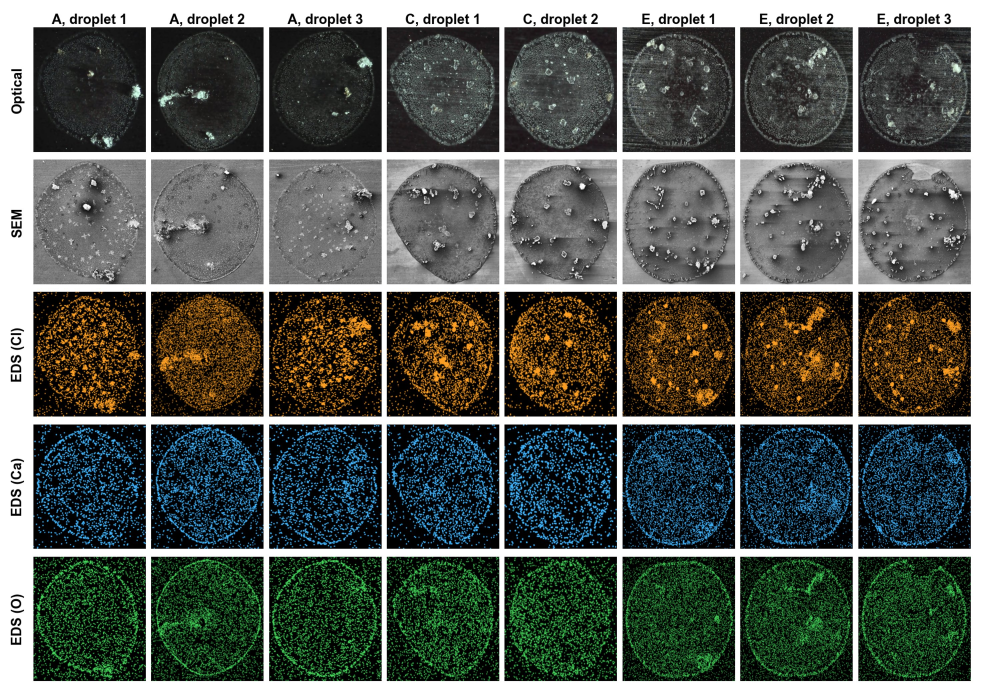
#> input picture assets/data_overview.jpg, 3000 x 2060 px (shown at 1/3 size)
$ python -i complete_cv_analysis.py   (imports and definitions only)   (older library calls are emulated)
#> lines starting #> are read from the running program, lines starting #| are printed output that depends on the picture; after the words box and inside, x2 and y2 are one past the last pixel; in counts of white or black regions, pixels touching at a corner belong together
### experiment/professional_plot_style.py
#!/usr/bin/env python3
"""
Professional plotting style configuration for research publications
"""

import matplotlib.pyplot as plt
import seaborn as sns
import numpy as np

# [130 lines left out: function setup_professional_style, not called in this run]

def get_professional_colors():
    """
    Get a set of professional colors for plotting
    """
    return {
        'primary': '#1f77b4',      # Professional blue
        'secondary': '#ff7f0e',    # Orange
        'tertiary': '#2ca02c',     # Green
        'quaternary': '#d62728',   # Red
        'quinary': '#9467bd',      # Purple
        'senary': '#8c564b',       # Brown
        'neutral': '#7f7f7f',      # Gray
        'highlight': '#17becf',    # Cyan
        'background': '#f0f0f0',   # Light gray
        'grid': '#cccccc',         # Medium gray
        'text': '#333333',         # Dark gray
    }

# [64 lines left out: functions get_colormap_options, style_axis, add_significance_bar, format_pvalue, not called in this run]

### experiment/complete_cv_analysis.py
#!/usr/bin/env python3
"""
Complete Computer Vision Analysis with Mathematical Formulations
"""

import os
import numpy as np
import pandas as pd
import matplotlib.pyplot as plt
import seaborn as sns
from PIL import Image
import cv2
from scipy import stats
from scipy.fftpack import fft2, fftshift
from skimage import feature, measure, filters, morphology, color
from skimage.metrics import structural_similarity as ssim
from sklearn.decomposition import PCA
from sklearn.preprocessing import StandardScaler
import warnings
# [1 line not run here, left out]

# Import professional plotting style
from professional_plot_style import setup_professional_style, style_axis, get_professional_colors

# Set up professional style
# [1 line not run here, left out]
colors = get_professional_colors()

class CompleteComputerVisionAnalyzer:
    def __init__(self):
        self.conditions = ['condition_A', 'condition_B', 'condition_C', 'condition_D',
                          'condition_E', 'condition_F', 'condition_G', 'condition_H', 'condition_I']
        self.corrected_base_path = './corrected_images/'

    # [90 lines left out: functions format_condition_label, format_feature_label, extract_texture_features_glcm, extract_frequency_domain_features, not called in this run]

    def extract_morphological_features(self, image):
        """Extract morphological features"""
        if len(image.shape) == 3:
            gray = color.rgb2gray(image)
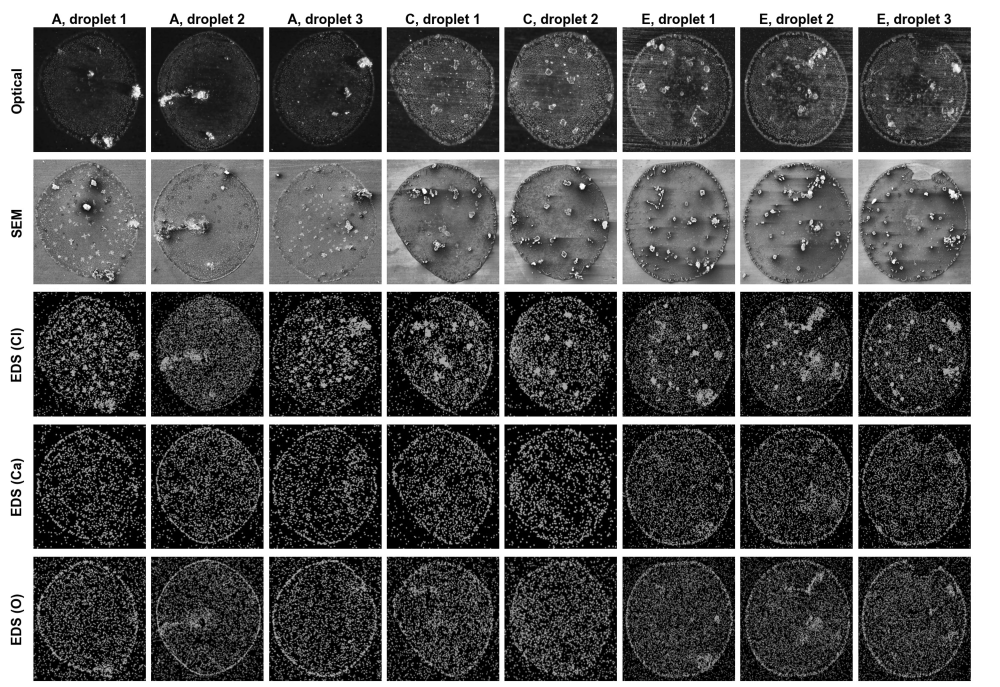
#> gray: shape (2060, 3000) float64 (shown at 1/3 size); min 0, max 1, mean 0.358
        else:
            gray = image

        threshold = filters.threshold_otsu(gray)
#> threshold = 0.541
        binary = gray > threshold
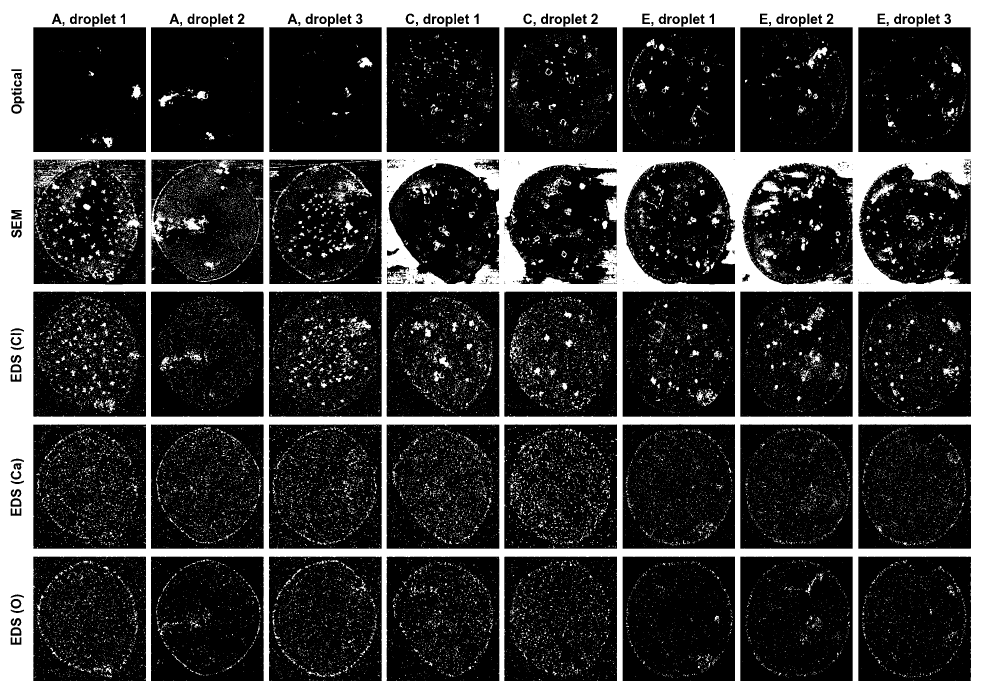
#> binary: shape (2060, 3000) bool (shown at 1/3 size); 24% white; 31695 white regions (29798 under 20 px), largest, box (x1, y1, x2, y2) and area: (0, 0, 3000, 2060) 1245734, (2255, 586, 2338, 648) 1914, (995, 537, 1116, 605) 1753

        disk_small = morphology.disk(3)
        eroded = morphology.erosion(binary, disk_small)
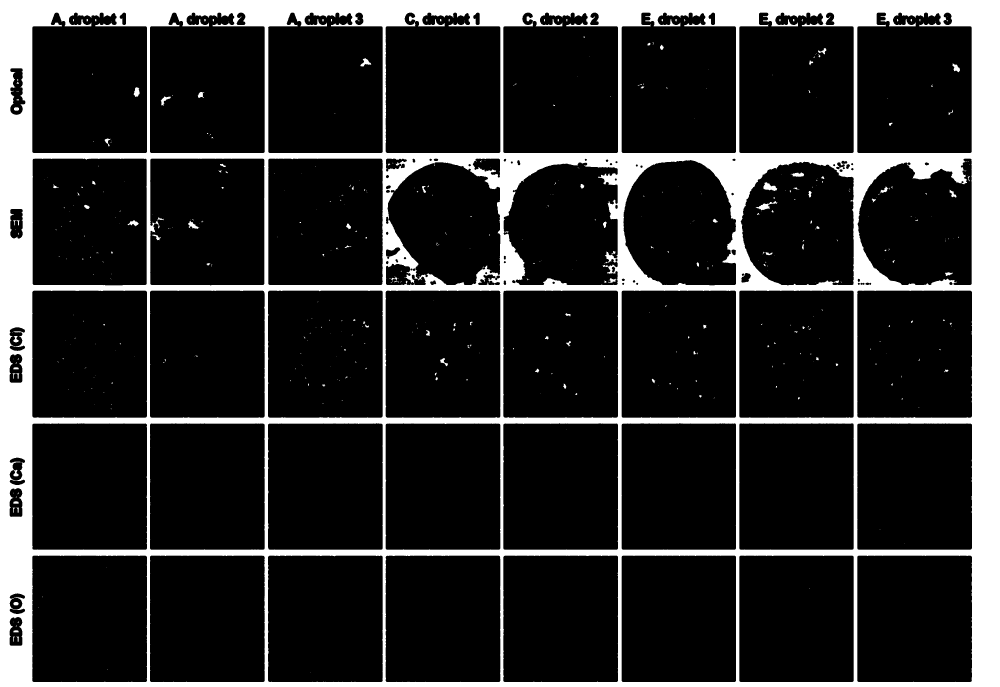
#> eroded: shape (2060, 3000) bool (shown at 1/3 size); 16.7% white; 519 white regions (390 under 20 px), largest, box (x1, y1, x2, y2) and area: (0, 0, 3000, 2060) 1022104, (2290, 547, 2332, 573) 612, (2267, 603, 2333, 632) 579
        dilated = morphology.dilation(binary, disk_small)
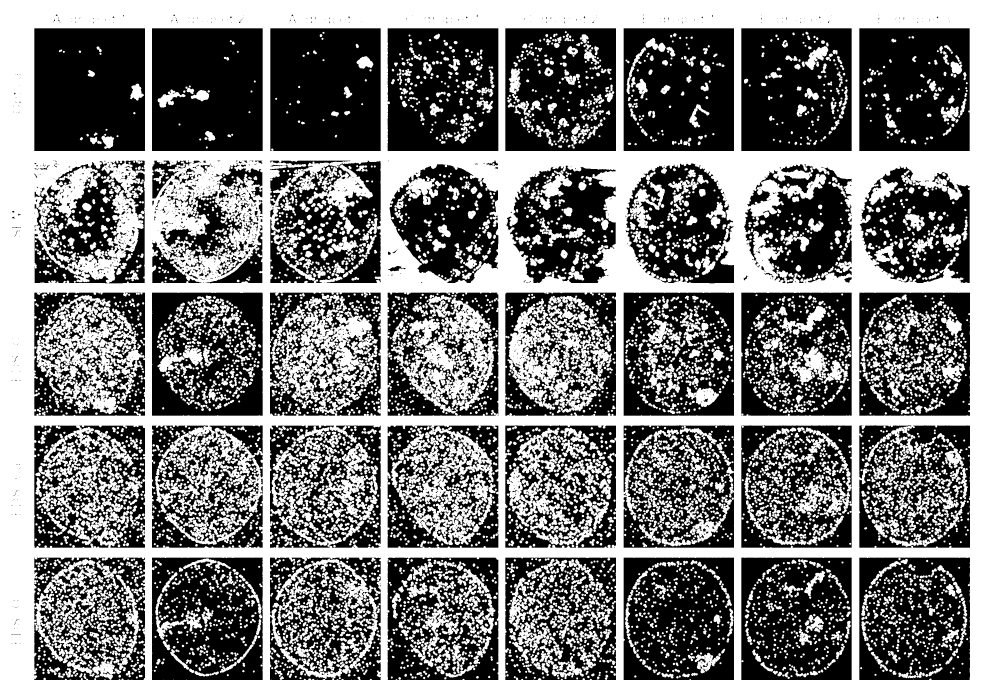
#> dilated: shape (2060, 3000) bool (shown at 1/3 size); 46.6% white; 6265 white regions, largest, box (x1, y1, x2, y2) and area: (0, 0, 3000, 2060) 1831458, (108, 885, 434, 1243) 48023, (1522, 895, 1726, 1230) 26295

        features = {
            'object_area_ratio': np.sum(binary) / binary.size,
            'erosion_area_ratio': np.sum(eroded) / binary.size,
            'dilation_area_ratio': np.sum(dilated) / binary.size,
        }
#> features = {'object_area_ratio': 0.24, 'erosion_area_ratio': 0.167, 'dilation_area_ratio': 0.466}

        labeled = measure.label(binary)
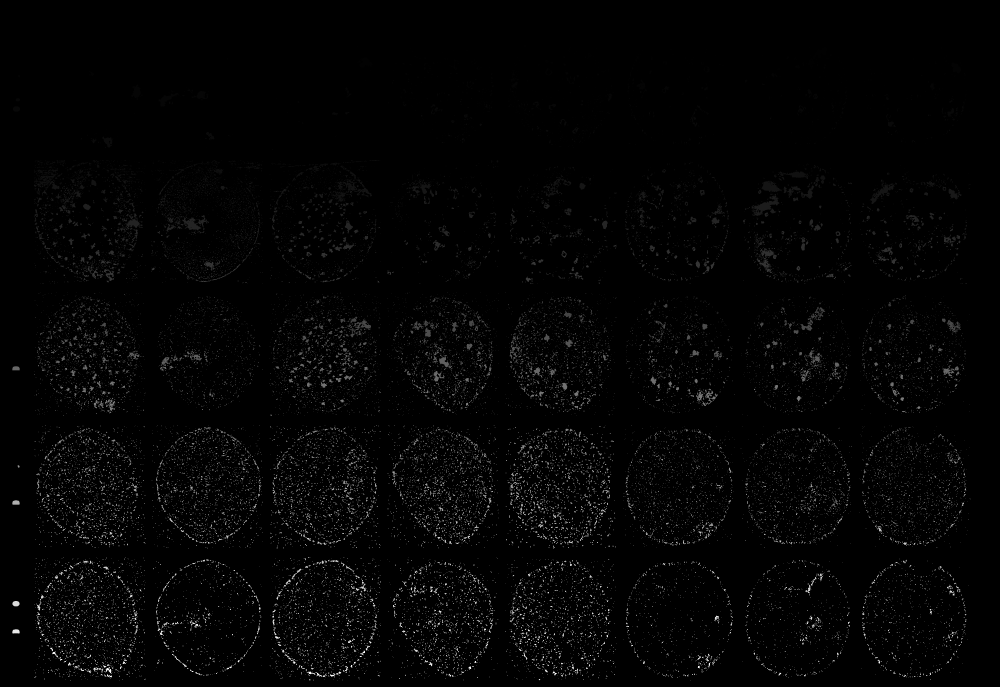
#> labeled: shape (2060, 3000) int32 (shown at 1/3 size); min 0, max 31695, mean 498.7; drawn with min black and max white
        regions = measure.regionprops(labeled)
#> regions = 31695 regions

        if regions:
            areas = [region.area for region in regions]
#> areas = 31695 items
            features.update({
                'num_objects': len(regions),
                'mean_object_area': np.mean(areas),
                'largest_object_area': max(areas),
            })
        else:
            features.update({
                'num_objects': 0,
                'mean_object_area': 0,
                'largest_object_area': 0,
            })

        return features

    # [454 lines left out: functions calculate_structural_similarity, comprehensive_analysis, create_visualizations, not called in this run]

# [5 lines not run here, left out]

>>> import cv2
>>> picture = cv2.cvtColor(cv2.imread('../assets/data_overview.jpg'), cv2.COLOR_BGR2RGB)
>>> result = CompleteComputerVisionAnalyzer().extract_morphological_features(picture)
#> result = {'object_area_ratio': 0.24, 'erosion_area_ratio': 0.167, 'dilation_area_ratio': 0.466, 'num_objects': 31695, 'mean_object_area': 46.88, 'largest_object_area': 1245734}

$ run again, on assets/analysis2.png
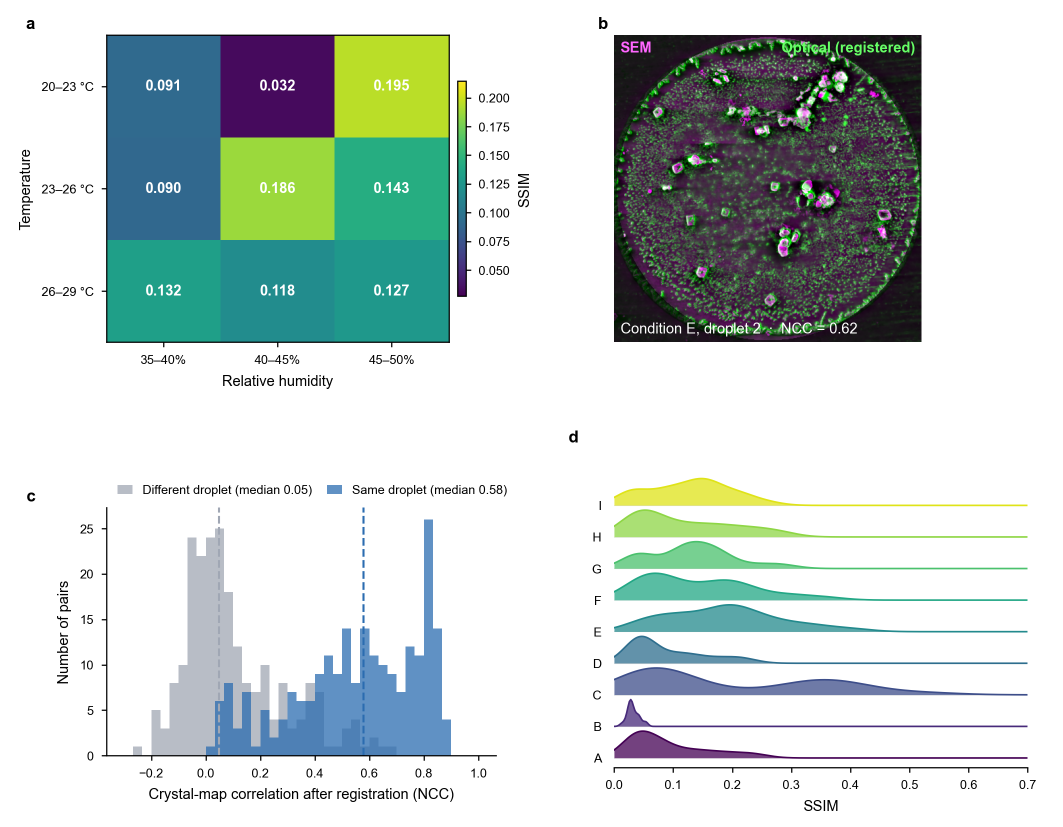
#> input picture assets/analysis2.png, 2125 x 1653 px (shown at 1/2 size)
#> threshold = 0.654
#> in extract_morphological_features, `binary = gray > threshold`:
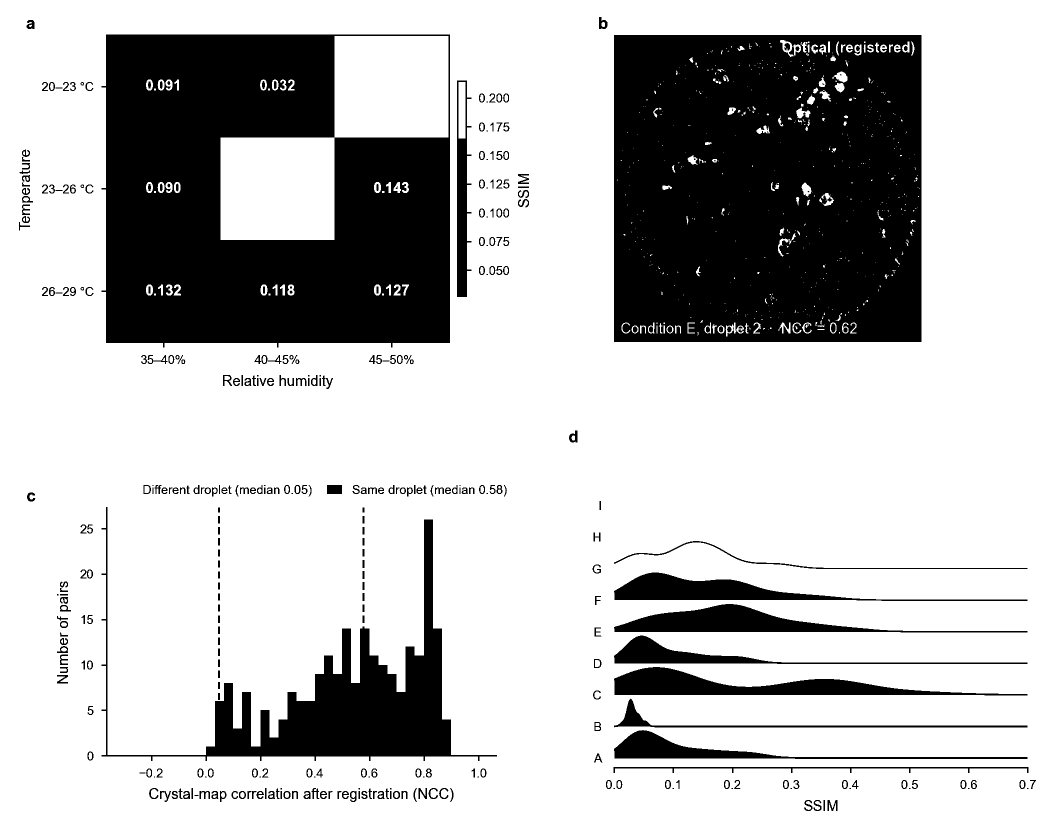
#> binary: shape (1653, 2125) bool (shown at 1/2 size); 74.8% white; 380 black regions (49 under 20 px), largest, box (x1, y1, x2, y2) and area: (1228, 70, 1843, 684) 364663, (203, 69, 900, 695) 326010, (203, 1014, 994, 1522) 77750
#> eroded: shape (1653, 2125) bool; 70.4% white; 114 black regions, largest, box (x1, y1, x2, y2) and area: (1225, 67, 1846, 687) 384285, (200, 66, 903, 698) 344845, (200, 1011, 997, 1525) 92263
#> dilated: shape (1653, 2125) bool; 78.5% white; 59 black regions (40 under 20 px)
#> features = {'object_area_ratio': 0.748, 'erosion_area_ratio': 0.704, 'dilation_area_ratio': 0.785}
#> in extract_morphological_features, `labeled = measure.label(binary)`:
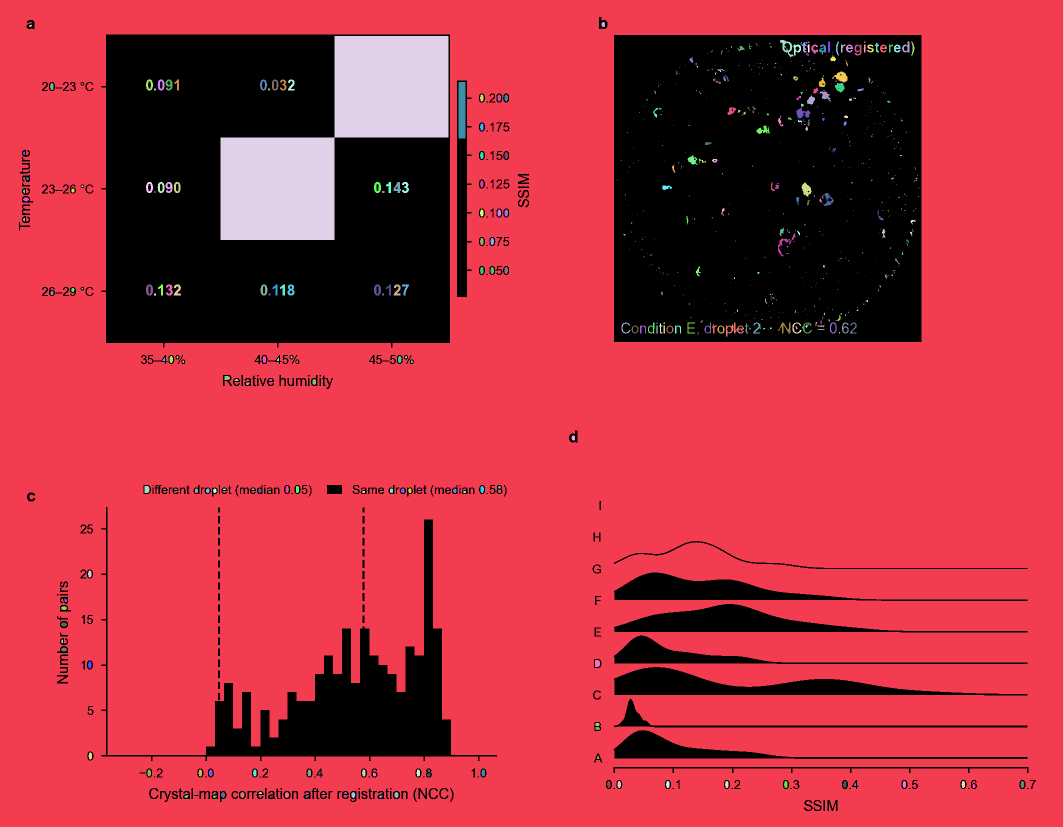
#> labeled: shape (1653, 2125) int32 (shown at 1/2 size); 703 distinct labels, from 0 to 702; one colour per label, 0 black
#> regions = 702 regions; largest, box (x1, y1, x2, y2) and area: (0, 0, 2125, 1653) 2509946, (441, 72, 897, 480) 93024, (917, 164, 931, 277) 1582, (1665, 143, 1695, 165) 381, (1451, 645, 1488, 673) 347
#> areas = 702 values, max 2509946 at index 0, min 1 at index 31, mean 3742.9
#> result = {'object_area_ratio': 0.748, 'erosion_area_ratio': 0.704, 'dilation_area_ratio': 0.785, 'num_objects': 702, 'mean_object_area': 3742.9, 'largest_object_area': 2509946}
